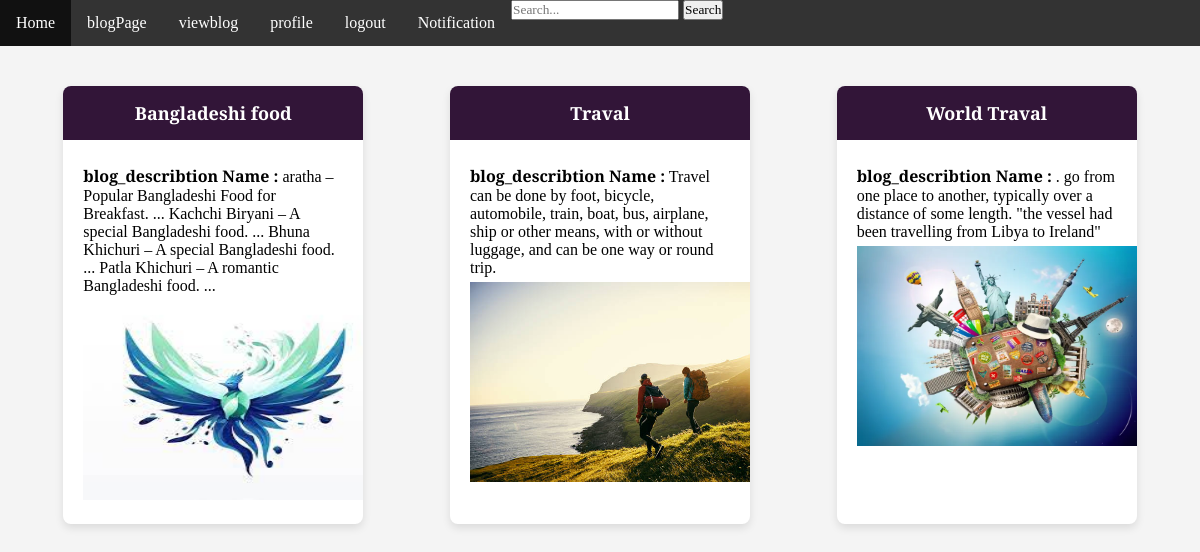
The page /viewblog/ on the database as committed earlier.
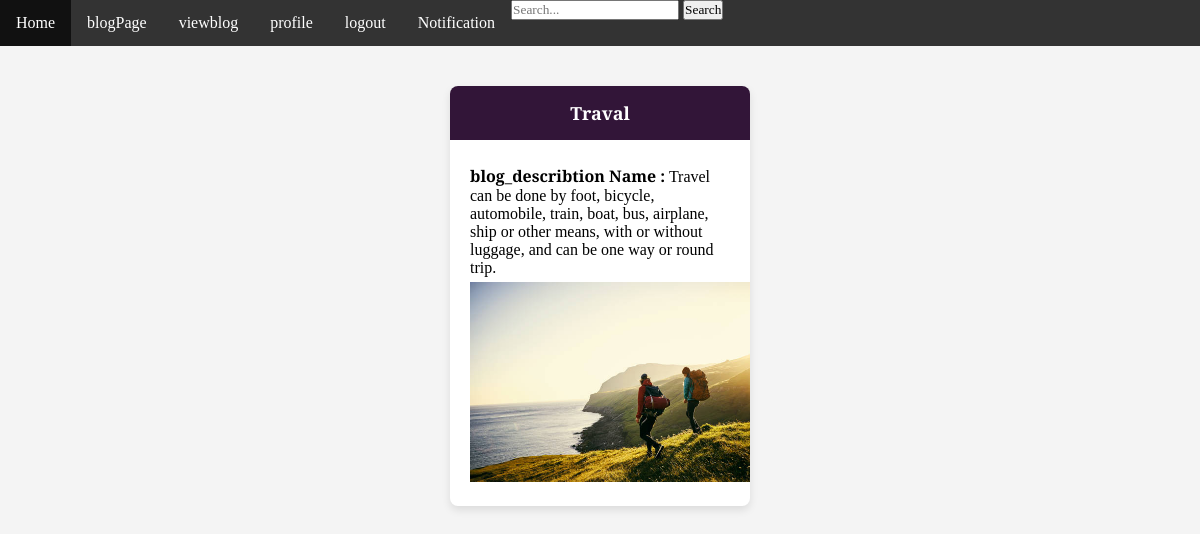
The same page on the database as committed later.
### myApp/models.py (models this page shows, shortened)
class BlogModel(models.Model):
    blog_title=models.CharField(max_length = 100, null=True)
    blog_describtion=models.TextField(max_length = 300, null=True)
    Image=models.ImageField(upload_to="media/blog_pic",null=True)

### myApp/views.py (the view)
# urls.py: path('viewblog/', viewblog, name="viewblog"),
def viewblog(request):
    task=BlogModel.objects.all()
    return render(request,"viewblog.html",{'task':task})

### template/viewblog.html (shortened to what this page needs)
{% extends 'home.html' %}
{% block content %}
<!DOCTYPE html>
<html lang="en">
<head>
</head>
<body>
    <form action="" method="POST">
        <div class="container">
            {% for i in task %}
            <div class="card">
                <div class="card-header">{{i.blog_title}}</div>
                <div class="card-body">
                    <p><strong>blog_describtion Name :</strong> {{i.blog_describtion}}</p>
                    <img src="/{{i.Image}}" alt="{{i.Image}}"height="200px" width="300px">
                </div>
            </div>
            {% endfor %}
        </div>
    </form>
</body>
</html>
{% endblock %}

### template/home.html (shortened to what this page needs)
<!DOCTYPE html>
<html>
<head>
</head>
<body>
    {% include 'navbar.html' %}
    {% block content %}{% endblock %}
</body>
</html>

### template/navbar.html
<ul>
    <li><a class="active" href="#home">Home</a></li>
    <li><a href="{% url 'blogPage' %}">blogPage</a></li>
    <li><a href="{% url 'viewblog' %}">viewblog</a></li>
    <li><a href="{% url 'profilePage' %}">profile</a></li>
    <li><a href="{% url 'logoutPage' %}">logout</a></li>
    <li><a href="{% url 'notificationPage' %}">Notification</a></li>
    <li class="search">
      <form class="search-form" method="get" action="{% url 'search_results' %}">
          <input type="text" name="query" placeholder="Search...">
          <button class="btn btn-outline-success" type="submit">Search</button>
      </form>
  </ul>

### template/home.html (style rules this page uses)
* { margin:0; padding:0; box-sizing:border-box; font-family:'Playfair Display', serif; }
body { background:url(https://images.unsplash.com/photo-1495195129352-aeb325a55b65?ixid=MnwxMjA3fDB8MHxwaG90by1wYWdlfHx8fGVufDB8fHx8&ixlib=rb-1.2.1&auto=format&fit=crop&w=1776&q=80); background-size:cover; background-position:right; background-attachment:fixed; }
ul { list-style-type: none; margin: 0; padding: 0; overflow: hidden; background-color: #333; }
li { float: left; }
li a { display: block; color: white; text-align: center; padding: 14px 16px; text-decoration: none; }

### template/viewblog.html (style rules this page uses)
body { font-family: Arial, sans-serif; margin: 0; padding: 0; background-color: #f4f4f4; }
.container { display: flex; flex-wrap: wrap; justify-content: space-around; padding: 20px; }
.card { width: 300px; background-color: #fff; border-radius: 8px; box-shadow: 0 4px 8px rgba(0, 0, 0, 0.1); margin: 20px; overflow: hidden; transition: transform 0.3s; }
.card-header { background-color: #321538; color: #fff; padding: 15px; text-align: center; font-size: 18px; font-weight: bold; }
.card-body { padding: 20px; }
.card-body p { margin: 0; padding: 5px 0; }

Rows that differ between the two databases and show on the page:
removed BlogModel: blog_title "Bangladeshi food", blog_describtion "aratha – Popular Bangladeshi Food for Breakfast. ... Kachchi Biryani – A special Bangladeshi food. ... Bhuna Khichuri – A special Bangladeshi food. ... Patla Khichuri – A romantic Bangladeshi food. ...", Image (picture)
removed BlogModel: blog_title "World Traval", blog_describtion ". go from one place to another, typically over a distance of some length. \"the vessel had been travelling from Libya to Ireland\"", Image (picture)
